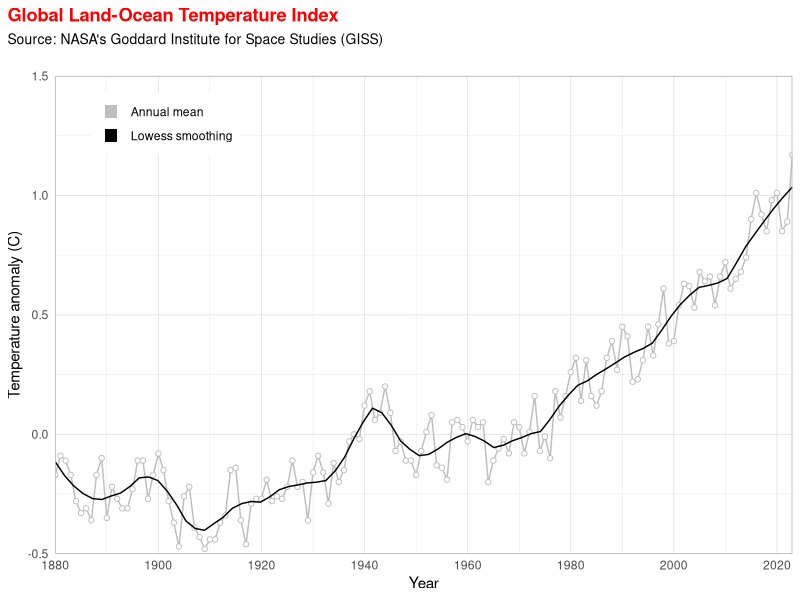
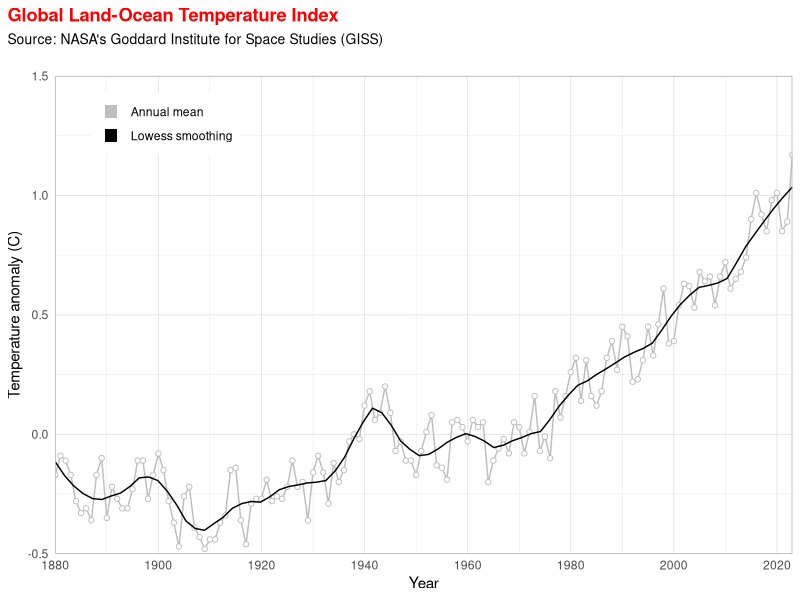

R code for these plots, in order:
library(tidyverse)

read_csv("data/GLB.Ts+dSST.csv", skip = 1, na = "***") %>%
  select(year = Year, t_diff = 'J-D') %>%
  ggplot(aes(x=year, y=t_diff)) +
  geom_line(aes(color="1"), size=0.5, show.legend = FALSE) +
  geom_point(fill="white", aes(color="1"), shape=21, show.legend = TRUE) +
  geom_smooth(se=FALSE, aes(color="2"), size=0.5, span=0.15, show.legend = FALSE)+
  scale_x_continuous(breaks = seq(1880, 2023, 20), expand = c(0,0)) +
  scale_y_continuous(limits = c(-0.5, 1.5), expand = c(0,0)) +
  scale_color_manual(name = NULL,
                     breaks = c(1,2),
                     values = c("gray", "black"),
                     labels = c("Annual mean", "Lowess smoothing"),
                     guide = guide_legend(override.aes = list(shape = "square", size = 4)))+
  labs(x="Year",
       y="Temperature anomaly (C)",
       title = "Global Land-Ocean Temperature Index",
       subtitle = "Source: NASA's Goddard Institute for Space Studies (GISS)") +
  theme_light() +
  theme(axis.ticks = element_blank(),
        plot.title.position = "plot",
        plot.title = element_text(color = "red",
                                  face = "bold"),
        plot.subtitle = element_text(size = 10, 
                                     margin = margin(b=20)),
        legend.position = c(0.15, 0.9),
        legend.title = element_text(size = 0))
        #legend.key.height = unit(10, "pt"))

ggsave("figures/temperature_index_plot.png", width=6, height=4)
